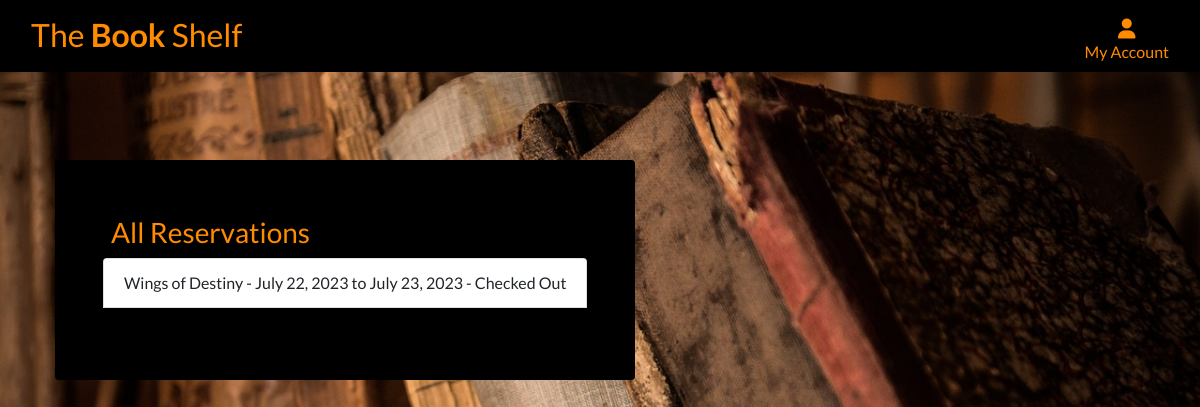
Before: /rental/all_reservations/ (signed in) with the older database file.
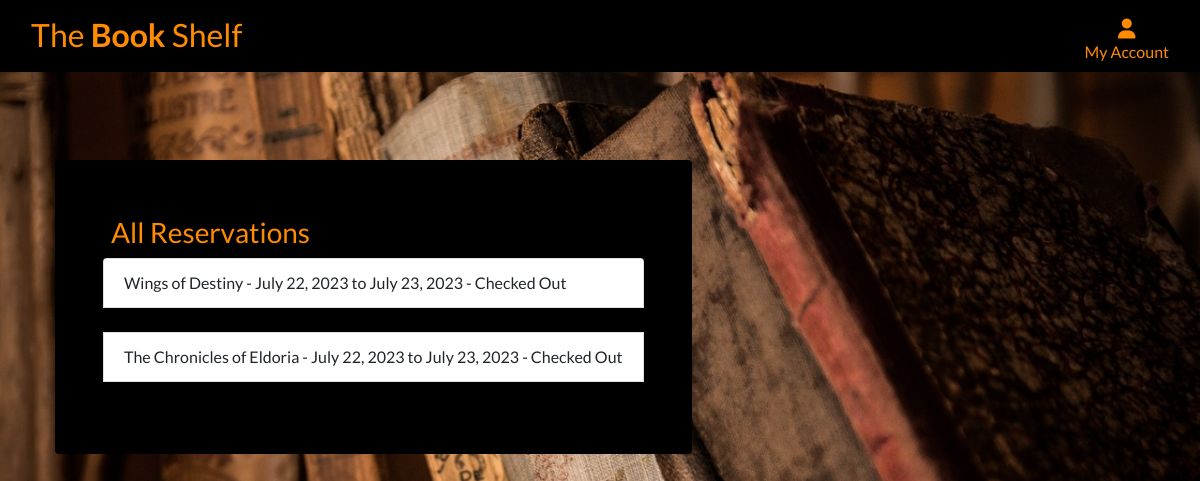
After: the same page with the newer database file.
### rental/models.py (models this page shows, shortened)
class Reservation(models.Model):
    book = models.ForeignKey(Book, on_delete=models.CASCADE)
    user = models.ForeignKey(User, on_delete=models.CASCADE)
    start_date = models.DateField()
    end_date = models.DateField()
    is_checked_out = models.BooleanField(default=False)

class Book(models.Model):
    title = models.CharField(max_length=200)
    author = models.CharField(max_length=100)
    description = models.TextField()
    image = models.ImageField(blank=True, null=True)

### rental/views.py (the view)
# urls.py: path('all_reservations/', views.all_reservations, name='all_reservations'),
@login_required
def all_reservations(request):
    user = request.user
    reservations = Reservation.objects.filter(user=user)
    return render(request, 'rental/all_reservations.html', {'reservations': reservations})

### rental/templates/rental/all_reservations.html
{% extends 'base.html' %}
{% block content %}
<div class="container header-container ">
    <div class="black-bg rounded p-5">
        <h3 class="orange-text m-2">All Reservations</h3>
        <ul class="list-group">
            {% for reservation in reservations %}
                <li class="list-group-item">
                    {{ reservation.book.title }} - {{ reservation.start_date }} to {{ reservation.end_date }}
                    - {% if reservation.is_checked_out %}Checked Out{% else %}Not Checked Out{% endif %}
                </li><br>
            {% empty %}
                <li class="list-group-item ">You have no reservations.</li>
            {% endfor %}
        </ul>
    </div>
</div>
{% endblock %}

Changed rows visible on the page:
added Reservation: book "The Chronicles of Eldoria", start_date "July 22, 2023", end_date "July 23, 2023", is_checked_out "Checked Out"
